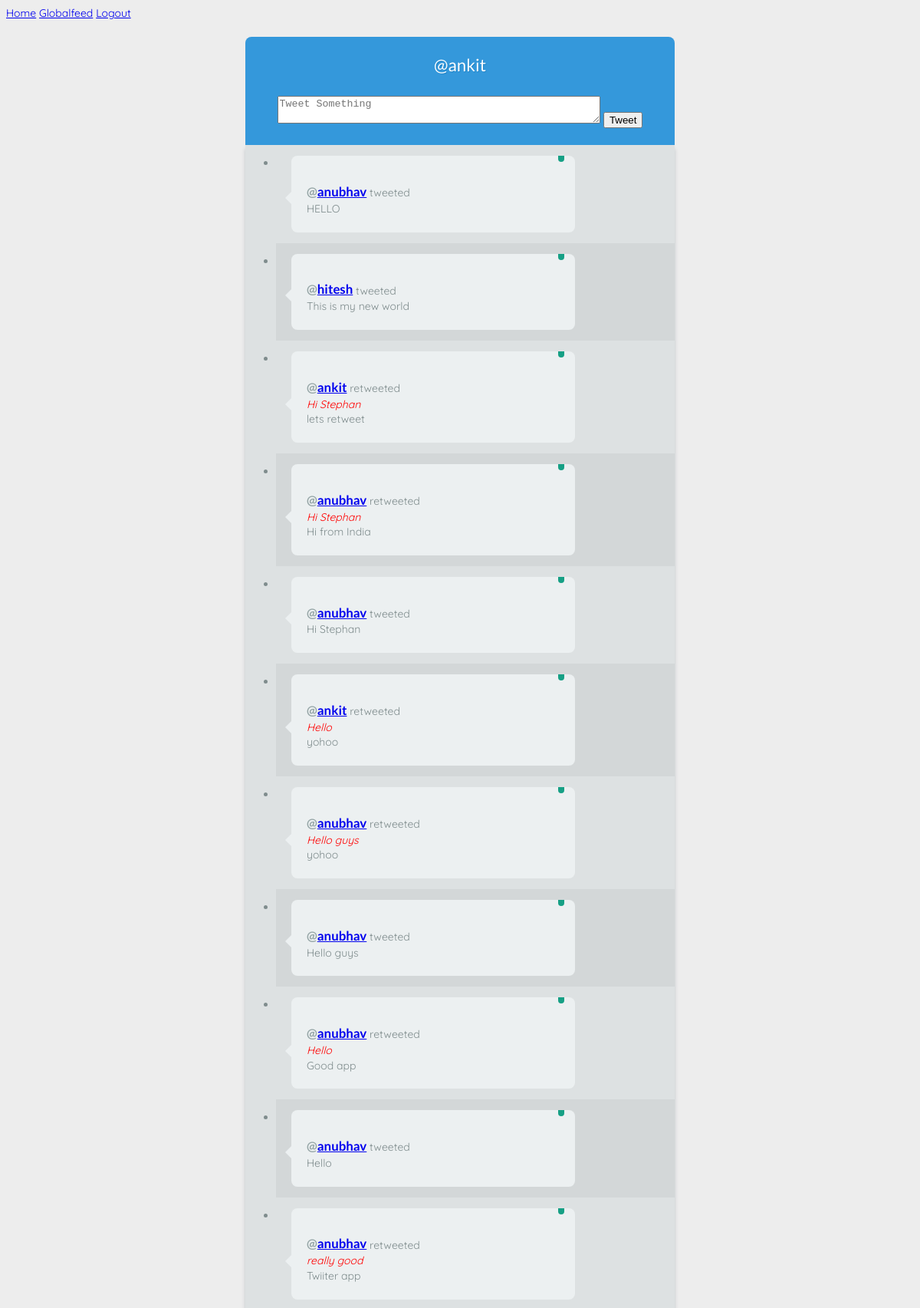
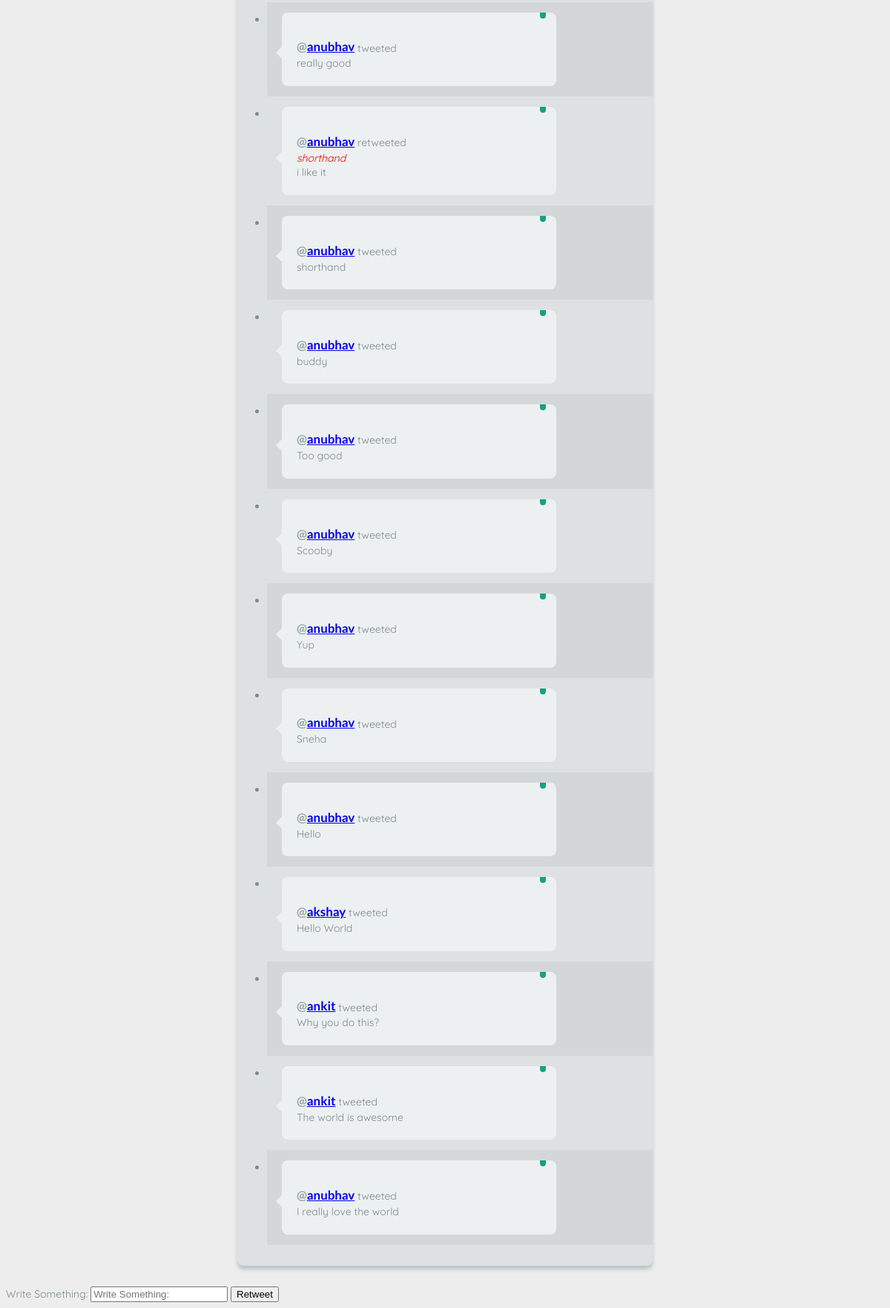
/globalfeed/ (signed in), run on the app's committed database (2 pictures, top to bottom).
### twitterapp/models.py (models this page shows)
class Tweet(models.Model):
    user = models.ForeignKey('auth.User')
    text = models.CharField(max_length=160)
    created_at = models.DateTimeField(auto_now_add=True)
    def get_cname(self):
    	class_name = 'tweet'
    	return class_name

class Retweet(models.Model):
    user = models.ForeignKey('auth.User')
    tweet = models.ForeignKey('Tweet')
    text = models.CharField(max_length=160)
    created_at = models.DateTimeField(auto_now_add=True)
    def get_cname(self):
    	class_name = 'retweet'
    	return class_name

### twitterapp/views.py (the view)
# urls.py: url(r'^globalfeed/$', appviews.globalfeed, name='globalfeed'),
@login_required(login_url='login/')
def globalfeed(request):
	username = request.user.get_username()
	userid = int(request.user.id)
	userids = []
	userids.append(userid)
	follow = Follow.objects.filter(user_id=userid)
	for i in follow:
		userids.append(i.target_id)
	tweets = Tweet.objects.all()
	retweets = Retweet.objects.all()
	tweets = list(chain(tweets,retweets))
	tweets.sort(key=lambda item:item.created_at, reverse=True)
	return render(request, 'globalfeed.html', {'tweets': tweets,'username':username})

### templates/globalfeed.html (shortened to what this page needs)
<!doctype html>
<html lang="en">
<head>
	{% load static %}
	<link rel="stylesheet" href="https://code.jquery.com/mobile/1.4.5/jquery.mobile-1.4.5.min.css">
	<link href="http://netdna.bootstrapcdn.com/font-awesome/3.1.1/css/font-awesome.css" rel="stylesheet">
    <link href="{% static "css/feeds.css" %}" rel="stylesheet">
</head>
<body>
		<a href="/">Home</a>
	<a href="/globalfeed">Globalfeed</a>
	<a href="/logout">Logout</a>
		<span class="first">
			@{{ username }}
			<form action="/posttweet/" id="usrform" method="post">
			<br>
			  <textarea rows="2" cols="50" name="text" form="usrform" placeholder="Tweet Something"></textarea>
			  <input type="submit" value="Tweet">
			</form>
		</span>
		<ul class="timeline">
			{% for tweet in tweets %}
				<li class='tweets' tweet={{tweet.id}}>
					<div class="bubble-container">
						<div class="bubble">
						<div class="retweet">
						</div>
							<h3>@<a href="/user/{{ tweet.user.username }}">{{ tweet.user.username }}</a>
							</h3>
							{% ifequal tweet.get_cname "tweet" %}
							 tweeted
							 <br/>
								{{ tweet.text }}
							{% else %}
							 retweeted
							 	 <br/>
							 	<font color="red"> <i>{{tweet.tweet.text}}</i></font>
							 	<br/>
								{{ tweet.text }}
							{% endifequal %}
						</div>
						<div class="arrow"></div>
					</div>
				</li>
			{% endfor %}
		</ul>
	<div data-role="popup" id="myPopup" class="ui-content" style="min-width:250px;">
          <label for="retweet" class="ui-hidden-accessible">Write Something:</label>
          <input type="text" name="retweet" id="retweet" placeholder="Write Something:">
          <input class='submit_re' type="submit" data-inline="true" value="Retweet">
    </div>
</body>
</html>

### static/css/feeds.css (style rules this page uses)
* { box-sizing: border-box; -moz-box-sizing: border-box; -webkit-box-sizing: border-box; }
body { font-family: 'Quicksand'; color: #7f8c8d; font-size: 14px; background-color: #ededed; }
.bubble { width: 100%; padding: .5em 1em; line-height: 1.4em; padding: 20px; background-color: #ecf0f1; position: relative; -webkit-border-radius: 8px; -moz-border-radius: 8px; -ms-border-radius: 8px; -o-border-radius: 8px; border-radius: 8px; text-align: left; display: inline-block; }
.bubble-container { width: 75%; display: block; position: relative; padding-left: 20px; vertical-align: top; display: inline-block; }
.arrow { content: ''; display: block; position: absolute; left: 12px; bottom: 25%; height: 0; width: 0; border-top: 20px solid transparent; border-bottom: 20px solid transparent; border-right: 20px solid #ecf0f1; }
.timeline { width: 560px; display: block; margin: auto; background-color: #dde1e2; padding-bottom: 2em; -webkit-box-shadow: #bdc3c7 0 5px 5px; -moz-box-shadow: #bdc3c7 0 5px 5px; box-shadow: #bdc3c7 0 5px 5px; -moz-border-radius-bottomleft: 8px; -webkit-border-bottom-left-radius: 8px; border-bottom-left-radius: 8px; -moz-border-radius-bottomright: 8px; -webkit-border-bottom-right-radius: 8px; border-bottom-right-radius: 8px; margin-bottom: 2em; }
.timeline li { padding: 1em 0; }
.timeline li:nth-child(even) { background-color: #d3d7d8; }
.first { width: 560px; display: block; margin: auto; background-color: #3498db; text-shadow: #2084c7 1px 1px 0; padding: 1em 0 !important; color: white; text-align: center; margin-top: 1em; font-family: "Lato"; font-size: 1.6em; -moz-border-radius-topleft: 8px; -webkit-border-top-left-radius: 8px; border-top-left-radius: 8px; -moz-border-radius-topright: 8px; -webkit-border-top-right-radius: 8px; border-top-right-radius: 8px; position: relative; }
h3 { font-size: 1.2em; font-weight: bold; font-family: 'Lato'; display: inline-block; margin-bottom: .2em; color: #95a5a6; }
.retweet { position: absolute; opacity: 1; top: 0; right: 1em; display: block; background-color: #16a085; padding: 4px; -moz-border-radius-bottomleft: 5px; -webkit-border-bottom-left-radius: 5px; border-bottom-left-radius: 5px; -moz-border-radius-bottomright: 5px; -webkit-border-bottom-right-radius: 5px; border-bottom-right-radius: 5px; }

### data on the page
Tweet: user.username "anubhav", text "HELLO"
Tweet: user.username "hitesh", text "This is my new world"
Retweet: user.username "ankit", tweet.text "Hi Stephan", text "lets retweet"
Retweet: user.username "anubhav", tweet.text "Hi Stephan", text "Hi from India"
Tweet: user.username "anubhav", text "Hi Stephan"
Retweet: user.username "ankit", tweet.text "Hello", text "yohoo"
Retweet: user.username "anubhav", tweet.text "Hello guys", text "yohoo"
Tweet: user.username "anubhav", text "Hello guys"
Retweet: user.username "anubhav", tweet.text "Hello", text "Good app"
Tweet: user.username "anubhav", text "Hello"
Retweet: user.username "anubhav", tweet.text "really good", text "Twiiter app"
Tweet: user.username "anubhav", text "really good"
Retweet: user.username "anubhav", tweet.text "shorthand", text "i like it"
Tweet: user.username "anubhav", text "shorthand"
Tweet: user.username "anubhav", text "buddy"
Tweet: user.username "anubhav", text "Too good"
Tweet: user.username "anubhav", text "Scooby"
Tweet: user.username "anubhav", text "Yup"
Tweet: user.username "anubhav", text "Sneha"
Tweet: user.username "anubhav", text "Hello"
Tweet: user.username "akshay", text "Hello World"
Tweet: user.username "ankit", text "Why you do this?"
Tweet: user.username "ankit", text "The world is awesome"
Tweet: user.username "anubhav", text "I really love the world"

### other printed values
{{ username }} "ankit"
